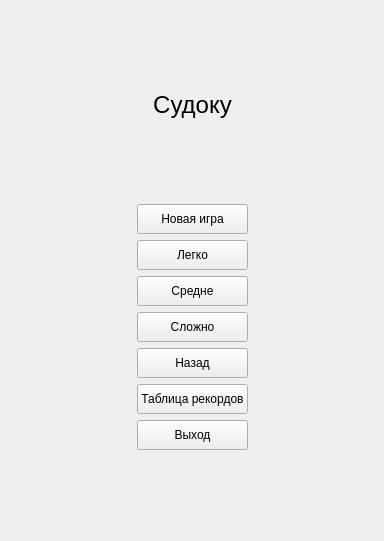
<?xml version="1.0" encoding="UTF-8"?>
<ui version="4.0">
 <class>Form</class>
 <widget class="QWidget" name="Form">
  <property name="geometry">
   <rect>
    <x>0</x>
    <y>0</y>
    <width>384</width>
    <height>541</height>
   </rect>
  </property>
  <property name="windowTitle">
   <string>Судоку</string>
  </property>
  <layout class="QHBoxLayout" name="horizontalLayout">
   <item>
    <spacer name="horizontalSpacer_3">
     <property name="orientation">
      <enum>Qt::Horizontal</enum>
     </property>
     <property name="sizeHint" stdset="0">
      <size>
       <width>122</width>
       <height>20</height>
      </size>
     </property>
    </spacer>
   </item>
   <item>
    <layout class="QVBoxLayout" name="verticalLayout">
     <item>
      <spacer name="verticalSpacer">
       <property name="orientation">
        <enum>Qt::Vertical</enum>
       </property>
       <property name="sizeHint" stdset="0">
        <size>
         <width>20</width>
         <height>40</height>
        </size>
       </property>
      </spacer>
     </item>
     <item>
      <widget class="QLabel" name="label_title">
       <property name="font">
        <font>
         <pointsize>18</pointsize>
        </font>
       </property>
       <property name="text">
        <string>Судоку</string>
       </property>
       <property name="alignment">
        <set>Qt::AlignCenter</set>
       </property>
      </widget>
     </item>
     <item>
      <spacer name="verticalSpacer_2">
       <property name="orientation">
        <enum>Qt::Vertical</enum>
       </property>
       <property name="sizeHint" stdset="0">
        <size>
         <width>20</width>
         <height>40</height>
        </size>
       </property>
      </spacer>
     </item>
     <item>
      <widget class="QPushButton" name="btn_new_game">
       <property name="minimumSize">
        <size>
         <width>0</width>
         <height>30</height>
        </size>
       </property>
       <property name="text">
        <string>Новая игра</string>
       </property>
      </widget>
     </item>
     <item>
      <widget class="QPushButton" name="btn_easy">
       <property name="minimumSize">
        <size>
         <width>0</width>
         <height>30</height>
        </size>
       </property>
       <property name="text">
        <string>Легко</string>
       </property>
      </widget>
     </item>
     <item>
      <widget class="QPushButton" name="btn_standard">
       <property name="minimumSize">
        <size>
         <width>0</width>
         <height>30</height>
        </size>
       </property>
       <property name="text">
        <string>Средне</string>
       </property>
      </widget>
     </item>
     <item>
      <widget class="QPushButton" name="btn_hard">
       <property name="minimumSize">
        <size>
         <width>0</width>
         <height>30</height>
        </size>
       </property>
       <property name="text">
        <string>Сложно</string>
       </property>
      </widget>
     </item>
     <item>
      <widget class="QPushButton" name="btn_back">
       <property name="minimumSize">
        <size>
         <width>0</width>
         <height>30</height>
        </size>
       </property>
       <property name="text">
        <string>Назад</string>
       </property>
      </widget>
     </item>
     <item>
      <widget class="QPushButton" name="btn_records_table">
       <property name="minimumSize">
        <size>
         <width>0</width>
         <height>30</height>
        </size>
       </property>
       <property name="text">
        <string>Таблица рекордов</string>
       </property>
      </widget>
     </item>
     <item>
      <widget class="QPushButton" name="btn_exit">
       <property name="minimumSize">
        <size>
         <width>0</width>
         <height>30</height>
        </size>
       </property>
       <property name="text">
        <string>Выход</string>
       </property>
      </widget>
     </item>
     <item>
      <spacer name="verticalSpacer_3">
       <property name="orientation">
        <enum>Qt::Vertical</enum>
       </property>
       <property name="sizeHint" stdset="0">
        <size>
         <width>20</width>
         <height>40</height>
        </size>
       </property>
      </spacer>
     </item>
    </layout>
   </item>
   <item>
    <spacer name="horizontalSpacer_4">
     <property name="orientation">
      <enum>Qt::Horizontal</enum>
     </property>
     <property name="sizeHint" stdset="0">
      <size>
       <width>122</width>
       <height>20</height>
      </size>
     </property>
    </spacer>
   </item>
  </layout>
 </widget>
 <resources/>
 <connections/>
</ui>
